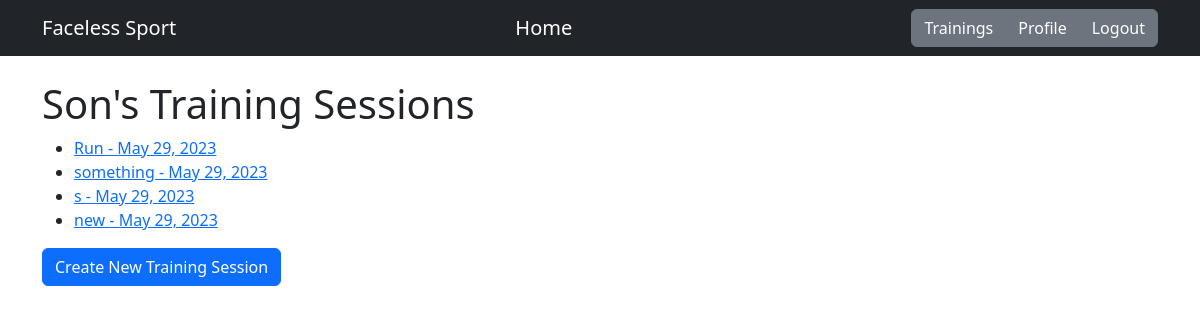
The page /training-sessions/ (signed in) on the database its author committed.
### users/models.py (models this page shows)
class CustomUser(AbstractUser):
    name = models.CharField(max_length=255)
    locale = models.CharField(max_length=10, blank=True, null=True)
    picture = models.URLField(max_length=5000, blank=True, null=True)
    email = models.EmailField(unique=True)
    auth0_id = models.CharField(max_length=255)

### activities/models.py (models this page shows, shortened)
class TrainingSession(models.Model):
    SESSION_TYPES = (
        ('run', 'Run'),
        ('gym', 'Gym'),
        ('workout', 'Workout'),
    )
    user = models.ForeignKey(User, on_delete=models.CASCADE)
    title = models.CharField(max_length=255)
    date = models.DateField()
    notes = models.TextField(blank=True, null=True)
    session_type = models.CharField(max_length=10, choices=SESSION_TYPES)

### activities/views.py (the view)
# urls.py: path('training-sessions/', UserTrainingListView.as_view(), name='training_session_list'),
class UserTrainingListView(ListView):
    model = TrainingSession
    template_name = 'training_session_list.html'
    context_object_name = 'training_sessions'
    def get_queryset(self):
        return TrainingSession.objects.filter(user=self.request.user)

### activities/templates/training_session_list.html
{% extends "base.html" %}
{% block content %}
<h1>{{ user.name }}'s Training Sessions</h1>
<ul>
    {% for session in training_sessions %}
        <li>
            <a href="{% url 'session_detail' session.pk %}">
                {{ session.title }} - {{ session.date }}
            </a>
        </li>
    {% endfor %}
</ul>
<a href="{% url 'training_session_create' %}" class="btn btn-primary">Create New Training Session</a>
{% endblock %}

### rows shown on the page
CustomUser: name "Son"
TrainingSession: title "Run", date "May 29, 2023"
TrainingSession: title "something", date "May 29, 2023"
TrainingSession: title "s", date "May 29, 2023"
TrainingSession: title "new", date "May 29, 2023"
